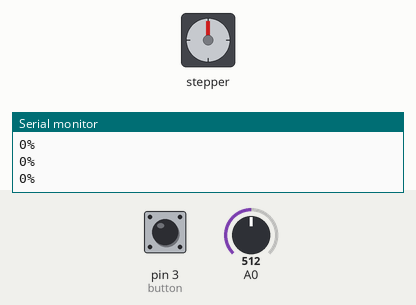
This sketch was run on a simulated Arduino Uno, built with avr-gcc and run on an emulated ATmega328P. Shown: stepper motor, the last lines printed to the serial monitor. The inputs (shaded band) are chosen by the test bench; at power-on: pin 3 (button) HIGH, A0 = 512. Stepper angles assume 2048 steps per turn.

Above: at 1.2 s.
1.3 s: pin 3 (button) pulled LOW for 0.15 s
At 2.52 s:
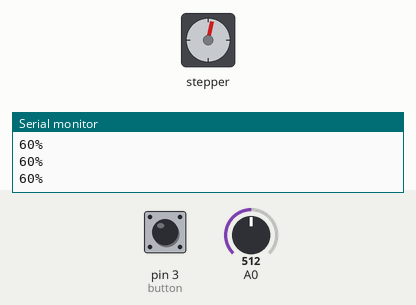
At 3.72 s:
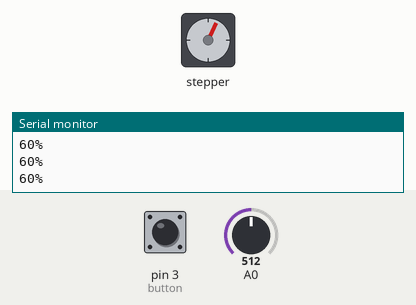
4.3 s: A0 set to 900
At 5.1 s:
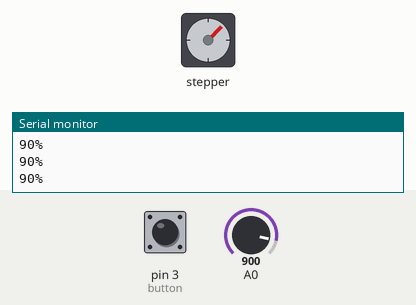
7.3 s: A0 set to 122
At 7.41 s:
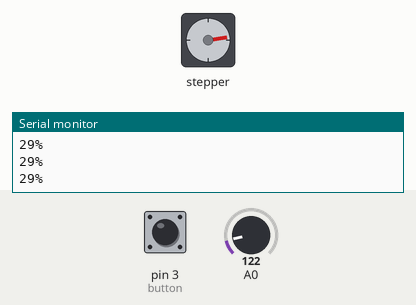
10.3 s: A0 set to 306
13.3 s: A0 set to 716
16.3 s: A0 set to 1023
Timing chart, 0 to 22.3 s (numbered marks = the images above; inputs shaded):
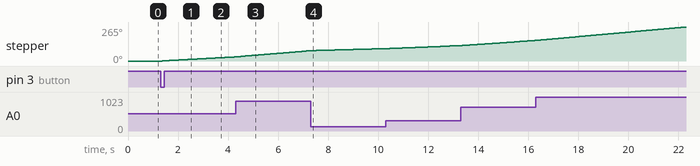

The sketch:

B28_Program.ino
```cpp
// ---  B28 - Regulacija brzine ULN2003
// ---  Autor: Zoran Todorovic
// ---  06.06.2022.

// [ Biblioteke ]
#include <Stepper.h>

int button = 3;

// [ Pomocne promenljive ]
bool debounce = false;
bool isMotorRunning = false;


Stepper myStepper(64, 8, 9, 10, 11);

void button_change(){   // funkcija za interupt dugmeta
  if(!digitalRead(button) && !debounce) {
    debounce = true;
    isMotorRunning = !isMotorRunning;
  }
  else if(debounce) {
    debounce = false;
  }
}

void setup() {
  Serial.begin(9600);
  pinMode(button, INPUT_PULLUP);
  attachInterrupt(digitalPinToInterrupt(button), button_change, CHANGE); // dodavanje interupta na dugme
}

void loop() {
  if(isMotorRunning){
    int reading = analogRead(A0);
    int readingMap = map(reading, 0, 1024, 20, 100); // pretvaranje analog reda u vrednosti od 20 - 100
    Serial.println(String(readingMap) + "%");        // ispisivanje brzine u procentima
    myStepper.step(1);
    myStepper.setSpeed(readingMap);
  }
  else {
    Serial.println("0%");
  }
}
```

Measured:
- after the input at 1.3 s, stepper: keeps turning clockwise at about 11°/s, starting after 0.08 s
